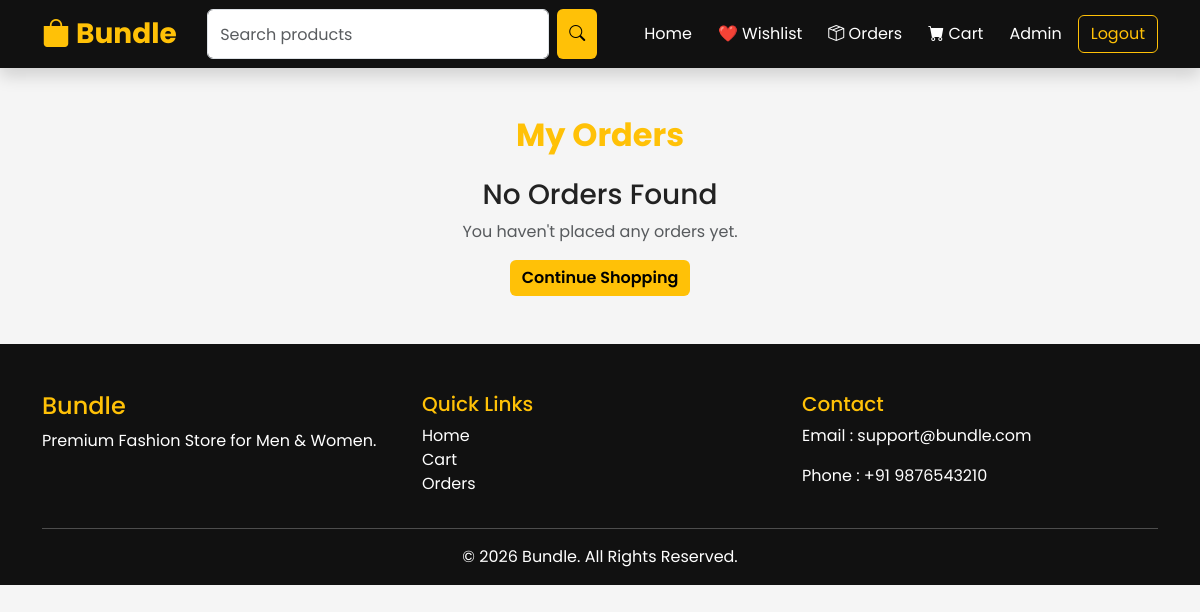
The app's page /my_orders (signed in), older data.
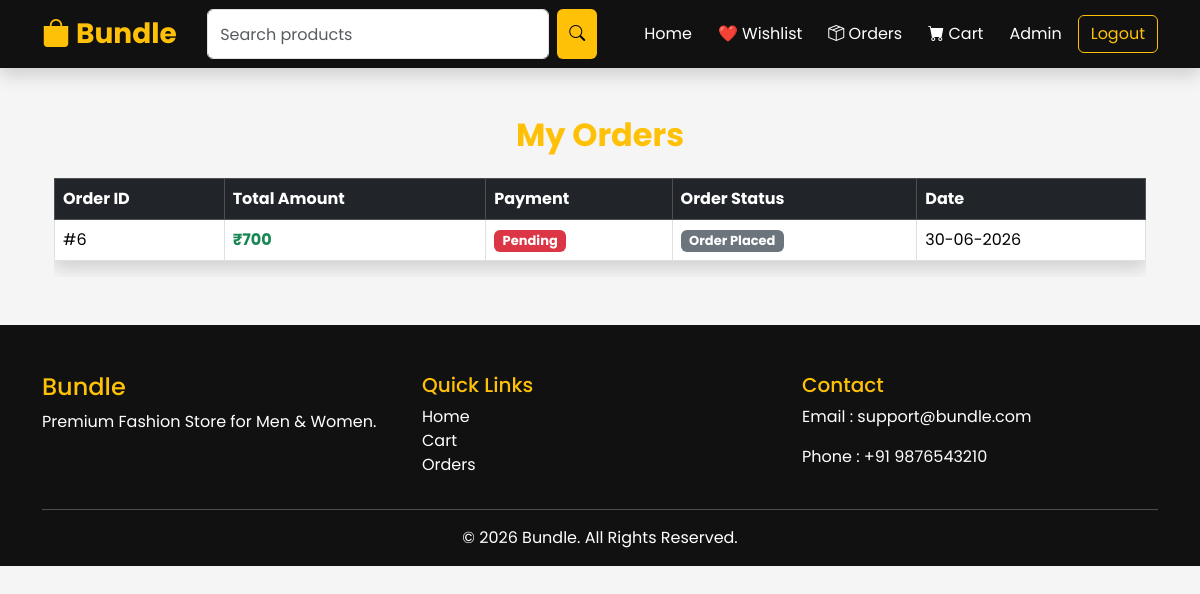
The same page, newer data.
### app.py (models this page shows)
class Order(db.Model):
    __tablename__ = "order"
    id = db.Column(
        db.Integer,
        primary_key=True
    )
    user_id = db.Column(
        db.Integer,
        db.ForeignKey("user.id")
    )
    fullname = db.Column(
        db.String(150),
        nullable=False
    )
    mobile = db.Column(
        db.String(20),
        nullable=False
    )
    address = db.Column(
        db.Text,
        nullable=False
    )
    city = db.Column(
        db.String(100),
        nullable=False
    )
    state = db.Column(
        db.String(100),
        nullable=False
    )
    pincode = db.Column(
        db.String(20),
        nullable=False
    )
    landmark = db.Column(
        db.String(200)
    )
    instructions = db.Column(
        db.Text
    )
    total = db.Column(
        db.Integer,
        nullable=False
    )
    payment_method = db.Column(
        db.String(50),
        nullable=False
    )
    payment_status = db.Column(
        db.String(50),
        default="Pending"
    )
    payment_id = db.Column(
        db.String(200)
    )
    status = db.Column(
        db.String(50),
        default="Order Placed"
    )
    created_at = db.Column(
        db.DateTime,
        default=datetime.utcnow
    )
    user = db.relationship(
        "User",
        backref="orders"
    )

### app.py (the view)
@app.route("/my_orders")
@login_required
def my_orders():
    orders = Order.query.filter_by(
        user_id=current_user.id
    ).order_by(
        Order.created_at.desc()
    ).all()
    return render_template(
        "my_orders.html",
        orders=orders
    )

### app.py (called while the page is built)
@login_manager.user_loader
def load_user(user_id):
    return User.query.get(int(user_id))

### templates/my_orders.html (shortened to what this page needs)
{% extends "base.html" %}
{% block content %}
<div class="container my-5">
    <h2 class="text-center text-warning mb-4">
        My Orders
    </h2>
    {% if orders %}
    <div class="table-responsive">
        <table class="table table-bordered table-hover shadow">
            <thead class="table-dark">
                <tr>
                    <th>Order ID</th>
                    <th>Total Amount</th>
                    <th>Payment</th>
                    <th>Order Status</th>
                    <th>Date</th>
                </tr>
            </thead>
            <tbody>
                {% for order in orders %}
                <tr>
                    <td>
                        #{{ order.id }}
                    </td>
                    <td class="text-success fw-bold">
                        ₹{{ order.total }}
                    </td>
                    <td>
                        {% if order.payment_status == "Paid" %}
                        <span class="badge bg-success">
                            Paid
                        </span>
                        {% else %}
                        <span class="badge bg-danger">
                            Pending
                        </span>
                        {% endif %}
                    </td>
                    <td>
                        {% if order.status == "Delivered" %}
                        <span class="badge bg-success">
                            {{ order.status }}
                        </span>
                        {% elif order.status == "Shipped" %}
                        <span class="badge bg-primary">
                            {{ order.status }}
                        </span>
                        {% elif order.status == "Processing" %}
                        <span class="badge bg-warning text-dark">
                            {{ order.status }}
                        </span>
                        {% else %}
                        <span class="badge bg-secondary">
                            {{ order.status }}
                        </span>
                        {% endif %}
                    </td>
                    <td>
                        {% if order.created_at %}
                            {{ order.created_at.strftime('%d-%m-%Y') }}
                        {% else %}
                            -
                        {% endif %}
                    </td>
                </tr>
                {% endfor %}
            </tbody>
        </table>
    </div>
    {% else %}
    <div class="text-center">
        <h3>No Orders Found</h3>
        <p class="text-muted">
            You haven't placed any orders yet.
        </p>
        <a href="{{ url_for('home') }}"
           class="btn btn-warning">
            Continue Shopping
        </a>
    </div>
    {% endif %}
</div>
{% endblock %}

Row changes from the older to the newer data that the page shows:
added Order: id "6", total "700", payment_status "Pending", status "Order Placed", created_at "30-06-2026"
Text that changed along with them:
text no longer shown: "No Orders Found You haven't placed any orders yet. Continue Shopping"
text now shown: "Order ID Total Amount Payment Order Status Date"
